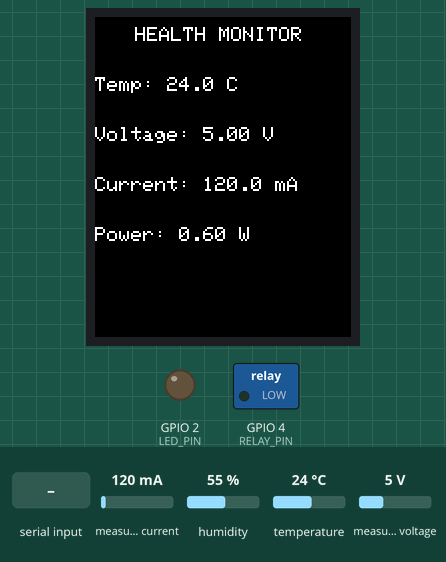
A sketch run on a simulated ESP32. Parts: 128×160 colour display, switched loads named in the sketch (green lamp = pin HIGH), output pins drawn as LEDs (lit = HIGH). Inputs (shaded band) come from the test bench; at power-on: measured current 120 mA, temperature 24 °C, measured voltage 5 V, humidity 55 %. What the sketch prints to the serial monitor is not drawn.

Above: at 3.3 s.
3.4 s: "LED_ON\n" received over Serial
At 5.4 s:
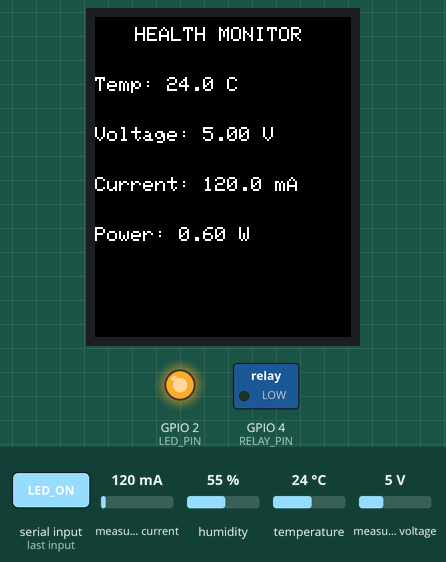
5.7 s: "MOTOR_ON\n" received over Serial
At 7.5 s:
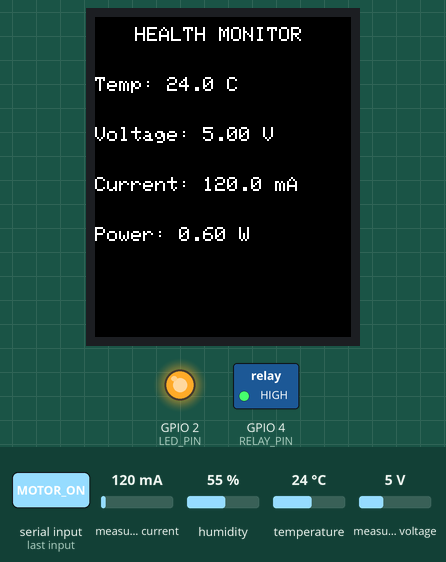
7.8 s: "LED_OFF\n" received over Serial
At 8.7 s:
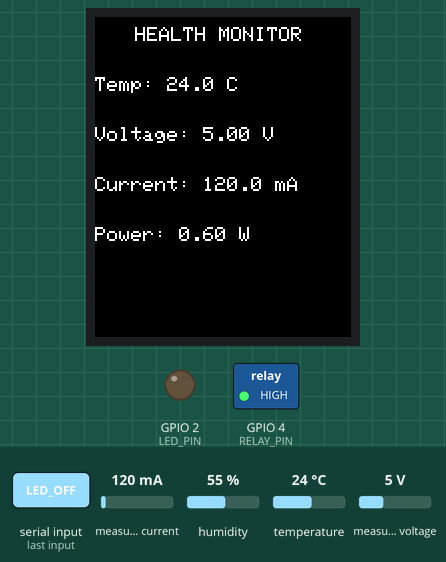
9.8 s: measured current set to 40 mA
At 10.8 s:
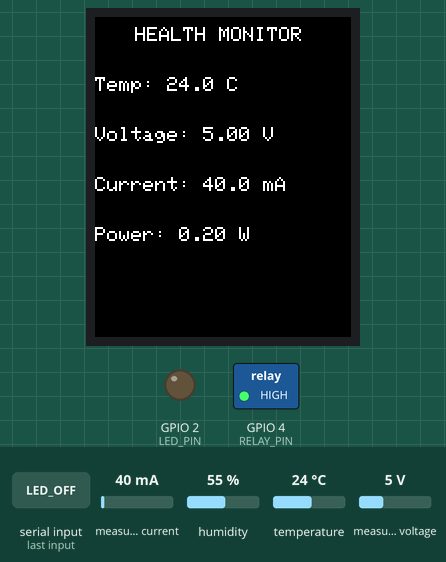
11.9 s: temperature set to 12 °C
At 13.0 s:
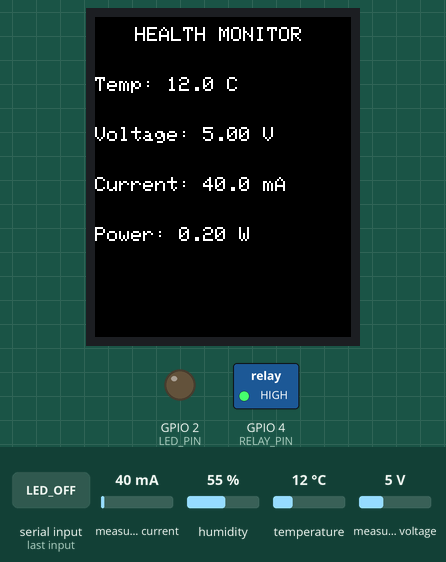
13.9 s: measured voltage set to 0.3 V
At 15.1 s:
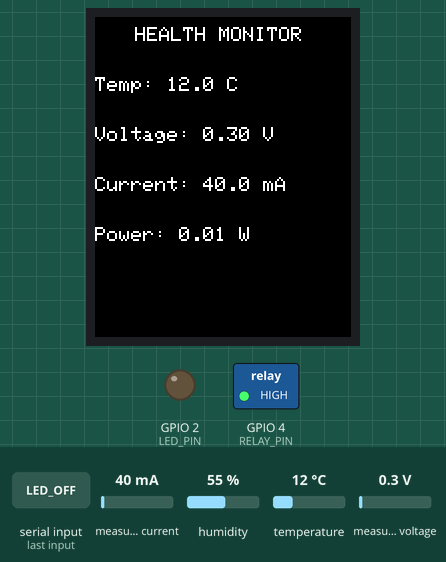
Timing chart, 0 to 16.9 s (numbered marks = the images above; inputs shaded):
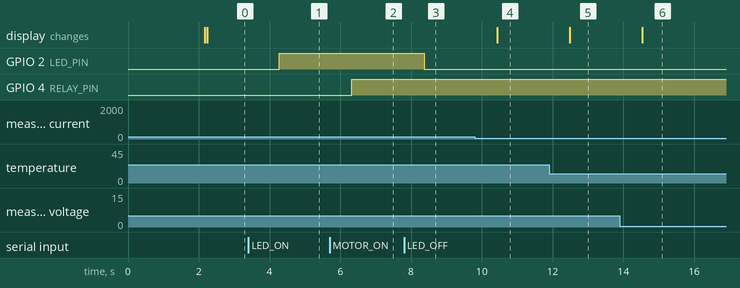

The sketch:

voice.ino
```cpp
#include <Wire.h>
#include <Adafruit_INA219.h>
#include <DHT.h>
#include <SPI.h>
#include <Adafruit_GFX.h>
#include <Adafruit_ST7735.h>

// =====================================================
// PIN DEFINITIONS
// =====================================================

#define LED_PIN   2
#define RELAY_PIN 4

#define DHTPIN    15
#define DHTTYPE   DHT11

// ST7735 TFT Display
#define TFT_CS    5
#define TFT_DC    27
#define TFT_RST   26


// =====================================================
// OBJECTS
// =====================================================

Adafruit_ST7735 tft = Adafruit_ST7735(
  TFT_CS,
  TFT_DC,
  TFT_RST
);

Adafruit_INA219 ina219;

DHT dht(DHTPIN, DHTTYPE);


// =====================================================
// SETUP
// =====================================================

void setup()
{
  // Serial communication
  Serial.begin(9600);

  // Configure output pins
  pinMode(LED_PIN, OUTPUT);
  pinMode(RELAY_PIN, OUTPUT);

  // Initially turn OFF
  digitalWrite(LED_PIN, LOW);
  digitalWrite(RELAY_PIN, LOW);

  // Initialize I2C
  Wire.begin(21, 22);

  // Initialize INA219
  if (!ina219.begin())
  {
    Serial.println("INA219 not detected!");
  }
  else
  {
    Serial.println("INA219 initialized.");
  }

  // Initialize DHT11
  dht.begin();

  // Initialize ST7735 TFT
  tft.initR(INITR_BLACKTAB);

  tft.fillScreen(ST77XX_BLACK);

  tft.setTextColor(ST77XX_WHITE);
  tft.setTextSize(1);

  // Startup message
  tft.setCursor(10, 20);
  tft.println("HEALTH MONITOR");

  tft.setCursor(10, 40);
  tft.println("SYSTEM STARTING...");

  delay(2000);

  tft.fillScreen(ST77XX_BLACK);
}


// =====================================================
// MAIN LOOP
// =====================================================

void loop()
{
  // ===================================================
  // READ SENSOR VALUES
  // ===================================================

  float voltage = ina219.getBusVoltage_V();

  float current = ina219.getCurrent_mA();

  float temperature = dht.readTemperature();


  // ===================================================
  // CHECK TEMPERATURE SENSOR
  // ===================================================

  if (isnan(temperature))
  {
    Serial.println("DHT11 sensor error!");
  }


  // ===================================================
  // RECEIVE COMMANDS FROM PYTHON
  // ===================================================

  if (Serial.available() > 0)
  {
    String command = Serial.readStringUntil('\n');

    command.trim();

    command.toUpperCase();


    // -------------------------------------------------
    // LED ON
    // -------------------------------------------------

    if (command == "LED_ON")
    {
      digitalWrite(LED_PIN, HIGH);

      Serial.println("LED ON");
    }


    // -------------------------------------------------
    // LED OFF
    // -------------------------------------------------

    else if (command == "LED_OFF")
    {
      digitalWrite(LED_PIN, LOW);

      Serial.println("LED OFF");
    }


    // -------------------------------------------------
    // MOTOR ON
    // -------------------------------------------------

    else if (command == "MOTOR_ON")
    {
      digitalWrite(RELAY_PIN, HIGH);

      Serial.println("MOTOR ON");
    }


    // -------------------------------------------------
    // MOTOR OFF
    // -------------------------------------------------

    else if (command == "MOTOR_OFF")
    {
      digitalWrite(RELAY_PIN, LOW);

      Serial.println("MOTOR OFF");
    }
  }


  // ===================================================
  // DISPLAY HEALTH MONITORING DATA
  // ===================================================

  tft.fillScreen(ST77XX_BLACK);

  tft.setTextColor(ST77XX_WHITE);

  tft.setTextSize(1);


  // -------------------------------------------------
  // TITLE
  // -------------------------------------------------

  tft.setCursor(20, 5);
  tft.println("HEALTH MONITOR");


  // -------------------------------------------------
  // TEMPERATURE
  // -------------------------------------------------

  tft.setCursor(0, 30);

  tft.print("Temp: ");

  if (isnan(temperature))
  {
    tft.println("ERROR");
  }
  else
  {
    tft.print(temperature, 1);
    tft.println(" C");
  }


  // -------------------------------------------------
  // VOLTAGE
  // -------------------------------------------------

  tft.setCursor(0, 55);

  tft.print("Voltage: ");

  tft.print(voltage, 2);

  tft.println(" V");


  // -------------------------------------------------
  // CURRENT
  // -------------------------------------------------

  tft.setCursor(0, 80);

  tft.print("Current: ");

  tft.print(current, 1);

  tft.println(" mA");


  // -------------------------------------------------
  // POWER
  // -------------------------------------------------

  float power = voltage * current / 1000.0;

  tft.setCursor(0, 105);

  tft.print("Power: ");

  tft.print(power, 2);

  tft.println(" W");


  // ===================================================
  // SEND DATA TO PYTHON
  // ===================================================

  Serial.print("TEMP:");
  Serial.print(temperature, 1);

  Serial.print(",VOLT:");
  Serial.print(voltage, 2);

  Serial.print(",CURRENT:");
  Serial.print(current, 1);

  Serial.print(",POWER:");
  Serial.println(power, 2);


  // ===================================================
  // UPDATE EVERY 2 SECONDS
  // ===================================================

  delay(2000);
}
```

Measured:
- after the input at 3.4 s, GPIO 2 (LED_PIN): LOW → HIGH after 0.87 s
- after the input at 5.7 s, GPIO 4 (RELAY_PIN): LOW → HIGH after 0.62 s
- after the input at 7.8 s, GPIO 2 (LED_PIN): HIGH → LOW after 0.57 s
- after the input at 9.8 s, the display: changes after 0.64 s (image 4)
- after the input at 11.9 s, the display: changes after 0.59 s (image 5)
- after the input at 13.9 s, the display: changes after 0.64 s (image 6)
